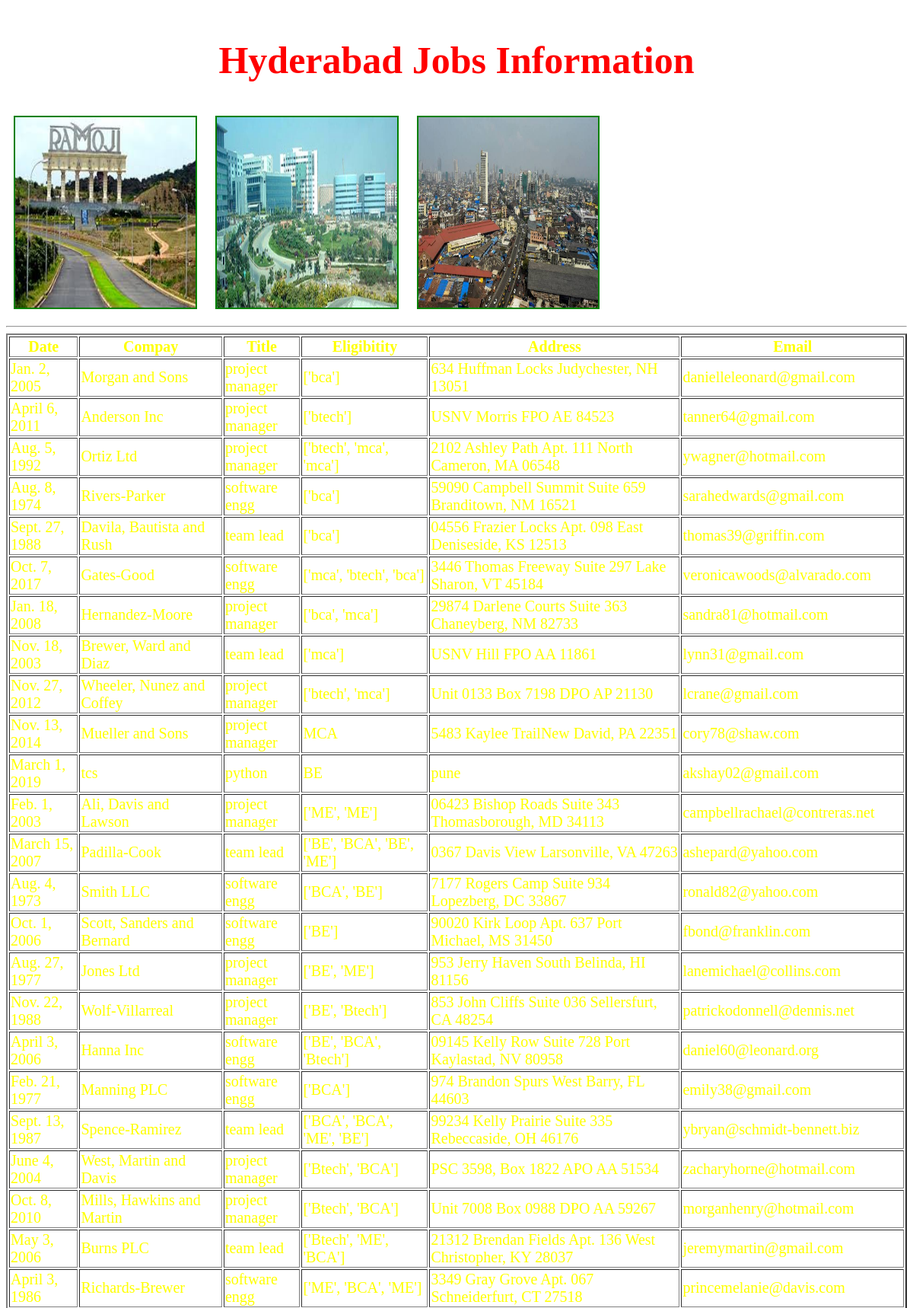
The app's page /hyd/ (upper part) with its own data.
### testapp/models.py (models this page shows)
class hydjobs(models.Model):
    date=models.DateField();
    company=models.CharField(max_length=100);
    title=models.CharField(max_length=100);
    eligibility=models.CharField(max_length=100);
    address=models.CharField(max_length=100);
    email=models.EmailField()

### testapp/views.py (the view)
# urls.py: url(r'^hyd/', views.hydjobs_view),
def hydjobs_view(request):
    jobs_list=hydjobs.objects.all()
    my_dict={'jobs_list':jobs_list}
    return render(request,'testapp/hydjobs.html',context=my_dict)

### templates/testapp/hydjobs.html (shortened to what this page needs)
<!DOCTYPE html>
{%load staticfiles%}
<html lang="en" dir="ltr">
  <head>
    <link rel="stylesheet" href="{% static "css/demo.css" %}">
  </head>
  <body>
    <h1>Hyderabad Jobs Information</h1>
    <img src="{%static "images/hyd1.jpg"%}" alt="">
    <img src="{%static "images/hyd3.jpg"%}" alt="">
    <img src="{%static "images/mumbai2.jpg"%}" alt="">
    <hr>
    {% if jobs_list %}
    <table border="2px">
      <thead>
        <th>Date</th>
        <th>Compay</th>
        <th>Title</th>
        <th>Eligibitity</th>
        <th>Address</th>
        <th>Email</th>
      </thead>
      {%for job in jobs_list %}
      <tr>
        <td>{{job.date}}</td>
        <td>{{job.company}}</td>
        <td>{{job.title}}</td>
        <td>{{job.eligibility}}</td>
        <td>{{job.address}}</td>
        <td>{{job.email}}</td>
      </tr>
      {% endfor %}
     </table>
     {%else %}
     <p>No Jobs Found in Hyderabad</p>
     {% endif %}
    </body>
</html>

### static/css/demo.css (style rules this page uses)
body { background: url(https://images.unsplash.com/photo-1489875347897-49f64b51c1f8?ixlib=rb-1.2.1&ixid=eyJhcHBfaWQiOjEyMDd9&auto=format&fit=crop&w=1350&q=80); background-repeat: no-repeat; background-size: cover; }
img { width: 20%; height: 250px; border: 2px solid green; margin: 10px; color: white; }
table { color: yellow; font-size: 20px; }
h1 { margin-top: 50px; font-size: 50px; color: red; text-align: center; }

### records on screen
hydjobs: date "Jan. 2, 2005", company "Morgan and Sons", title "project manager", eligibility "['bca']", address "634 Huffman Locks Judychester, NH 13051", email "danielleleonard@gmail.com"
hydjobs: date "April 6, 2011", company "Anderson Inc", title "project manager", eligibility "['btech']", address "USNV Morris FPO AE 84523", email "tanner64@gmail.com"
hydjobs: date "Aug. 5, 1992", company "Ortiz Ltd", title "project manager", eligibility "['btech', 'mca', 'mca']", address "2102 Ashley Path Apt. 111 North Cameron, MA 06548", email "ywagner@hotmail.com"
hydjobs: date "Aug. 8, 1974", company "Rivers-Parker", title "software engg", eligibility "['bca']", address "59090 Campbell Summit Suite 659 Branditown, NM 16521", email "sarahedwards@gmail.com"
hydjobs: date "Sept. 27, 1988", company "Davila, Bautista and Rush", title "team lead", eligibility "['bca']", address "04556 Frazier Locks Apt. 098 East Deniseside, KS 12513", email "thomas39@griffin.com"
hydjobs: date "Oct. 7, 2017", company "Gates-Good", title "software engg", eligibility "['mca', 'btech', 'bca']", address "3446 Thomas Freeway Suite 297 Lake Sharon, VT 45184", email "veronicawoods@alvarado.com"
hydjobs: date "Jan. 18, 2008", company "Hernandez-Moore", title "project manager", eligibility "['bca', 'mca']", address "29874 Darlene Courts Suite 363 Chaneyberg, NM 82733", email "sandra81@hotmail.com"
hydjobs: date "Nov. 18, 2003", company "Brewer, Ward and Diaz", title "team lead", eligibility "['mca']", address "USNV Hill FPO AA 11861", email "lynn31@gmail.com"
hydjobs: date "Nov. 27, 2012", company "Wheeler, Nunez and Coffey", title "project manager", eligibility "['btech', 'mca']", address "Unit 0133 Box 7198 DPO AP 21130", email "lcrane@gmail.com"
hydjobs: date "Nov. 13, 2014", company "Mueller and Sons", title "project manager", eligibility "MCA", address "5483 Kaylee TrailNew David, PA 22351", email "cory78@shaw.com"
hydjobs: date "March 1, 2019", company "tcs", title "python", eligibility "BE", address "pune", email "akshay02@gmail.com"
hydjobs: date "Feb. 1, 2003", company "Ali, Davis and Lawson", title "project manager", eligibility "['ME', 'ME']", address "06423 Bishop Roads Suite 343 Thomasborough, MD 34113", email "campbellrachael@contreras.net"
hydjobs: date "March 15, 2007", company "Padilla-Cook", title "team lead", eligibility "['BE', 'BCA', 'BE', 'ME']", address "0367 Davis View Larsonville, VA 47263", email "ashepard@yahoo.com"
hydjobs: date "Aug. 4, 1973", company "Smith LLC", title "software engg", eligibility "['BCA', 'BE']", address "7177 Rogers Camp Suite 934 Lopezberg, DC 33867", email "ronald82@yahoo.com"
hydjobs: date "Oct. 1, 2006", company "Scott, Sanders and Bernard", title "software engg", eligibility "['BE']", address "90020 Kirk Loop Apt. 637 Port Michael, MS 31450", email "fbond@franklin.com"
hydjobs: date "Aug. 27, 1977", company "Jones Ltd", title "project manager", eligibility "['BE', 'ME']", address "953 Jerry Haven South Belinda, HI 81156", email "lanemichael@collins.com"
hydjobs: date "Nov. 22, 1988", company "Wolf-Villarreal", title "project manager", eligibility "['BE', 'Btech']", address "853 John Cliffs Suite 036 Sellersfurt, CA 48254", email "patrickodonnell@dennis.net"
hydjobs: date "April 3, 2006", company "Hanna Inc", title "software engg", eligibility "['BE', 'BCA', 'Btech']", address "09145 Kelly Row Suite 728 Port Kaylastad, NV 80958", email "daniel60@leonard.org"
hydjobs: date "Feb. 21, 1977", company "Manning PLC", title "software engg", eligibility "['BCA']", address "974 Brandon Spurs West Barry, FL 44603", email "emily38@gmail.com"
hydjobs: date "Sept. 13, 1987", company "Spence-Ramirez", title "team lead", eligibility "['BCA', 'BCA', 'ME', 'BE']", address "99234 Kelly Prairie Suite 335 Rebeccaside, OH 46176", email "ybryan@schmidt-bennett.biz"
hydjobs: date "June 4, 2004", company "West, Martin and Davis", title "project manager", eligibility "['Btech', 'BCA']", address "PSC 3598, Box 1822 APO AA 51534", email "zacharyhorne@hotmail.com"
hydjobs: date "Oct. 8, 2010", company "Mills, Hawkins and Martin", title "project manager", eligibility "['Btech', 'BCA']", address "Unit 7008 Box 0988 DPO AA 59267", email "morganhenry@hotmail.com"
hydjobs: date "May 3, 2006", company "Burns PLC", title "team lead", eligibility "['Btech', 'ME', 'BCA']", address "21312 Brendan Fields Apt. 136 West Christopher, KY 28037", email "jeremymartin@gmail.com"
hydjobs: date "April 3, 1986", company "Richards-Brewer", title "software engg", eligibility "['ME', 'BCA', 'ME']", address "3349 Gray Grove Apt. 067 Schneiderfurt, CT 27518", email "princemelanie@davis.com"
